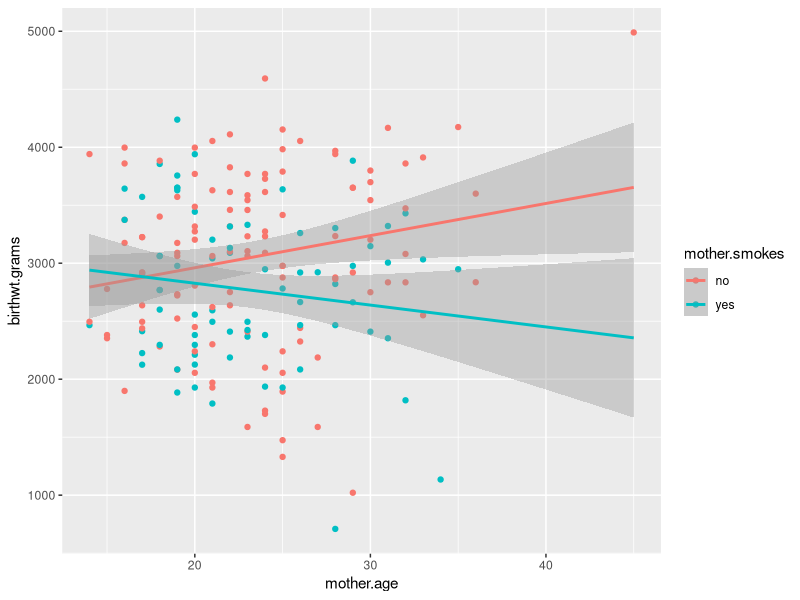

Write the R code that produced this figure.
## ---- chunk 1
library(MASS)
library(plyr)
## ---- chunk 2
# Building up the familiar birthwt data...

# Rename the columns to have more descriptive names
colnames(birthwt) <- c("birthwt.below.2500", "mother.age", "mother.weight", 
    "race", "mother.smokes", "previous.prem.labor", "hypertension", "uterine.irr", 
    "physician.visits", "birthwt.grams")

# Transform variables to factors with descriptive levels
birthwt <- transform(birthwt, 
            race = as.factor(mapvalues(race, c(1, 2, 3), 
                              c("white","black", "other"))),
            mother.smokes = as.factor(mapvalues(mother.smokes, 
                              c(0,1), c("no", "yes"))),
            hypertension = as.factor(mapvalues(hypertension, 
                              c(0,1), c("no", "yes"))),
            uterine.irr = as.factor(mapvalues(uterine.irr, 
                              c(0,1), c("no", "yes")))
            )
## ---- chunk 3
# Run regression model
birthwt.lm <- lm(birthwt.grams ~ mother.age + mother.smokes, data = birthwt)

# Output coefficients table
summary(birthwt.lm)
## ---- chunk 4
coef(birthwt.lm)["mother.age"]

age.coef <- round(coef(birthwt.lm)["mother.age"], 1)
## ---- chunk 5
coef(birthwt.lm)["mother.smokesyes"]

smoke.coef <- abs(round(coef(birthwt.lm)["mother.smokesyes"], 1))
## ---- chunk 6
library(ggplot2)

# Note fullrange = TRUE is used here to extend the 'mother.smokes = yes' line beyond the maximum age (35) in this group
qplot(data = birthwt, x = mother.age, y = birthwt.grams, colour = mother.smokes) + stat_smooth(method = "lm", fullrange = TRUE)
## ---- chunk 7
predict(birthwt.lm, birthwt[2,], level = 0.99)
lm
